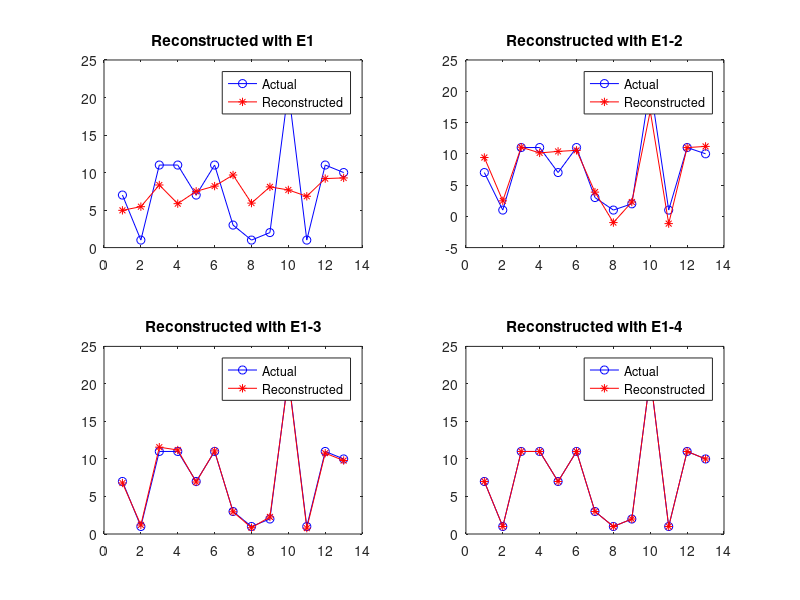

Source code (MATLAB):
%% How to PCA
clear all;  close all;  clc;
load hald;
X = ingredients;

%% Principal Component Analysis
% pc: her bir sutunu bir principal component (PC)'tir
% score: her bir PC icin elde edilen temsil yetenegi/score'lar. Her bir
%        sutun bir PC'ye denk duser. Orn. score(:, 4), 4 nolu PC'nin temsil
%        yetenegini soyler. Sayilarin genligi/buyuklugu iyi temsile isaret.
% latent: eigenvalues; ne kadar yuksek o kadar iyi.
[pc, score, latent] = princomp(X);

% ncs: varyansin %98'in altinda kalanlar secilir. Ornegin,
% ncs =
%
%     0.8660
%     0.9789
%     0.9996
%     1.0000
% ise ilk iki PC yeterlidir.
ncs = cumsum(latent)./sum(latent)

%% Residual
figure(1);
subplot(221);
    [residuals, reconstructed] = pcares(X, 1);
    plot(X(:, 1), 'b-o');   hold on;    title('Actual');
    plot(reconstructed(:, 1), 'r-*');   title('Reconstructed with E1');
    legend('Actual', 'Reconstructed');
subplot(222);
    [residuals, reconstructed] = pcares(X, 2);
    plot(X(:, 1), 'b-o');   hold on;    title('Actual');
    plot(reconstructed(:, 1), 'r-*');   title('Reconstructed with E1-2');
    legend('Actual', 'Reconstructed');
subplot(223);
    [residuals, reconstructed] = pcares(X, 3);
    plot(X(:, 1), 'b-o');   hold on;    title('Actual');
    plot(reconstructed(:, 1), 'r-*');   title('Reconstructed with E1-3');
    legend('Actual', 'Reconstructed');
subplot(224);
    [residuals, reconstructed] = pcares(X, 4);
    plot(X(:, 1), 'b-o');   hold on;    title('Actual');
    plot(reconstructed(:, 1), 'r-*');   title('Reconstructed with E1-4');
    legend('Actual', 'Reconstructed');
